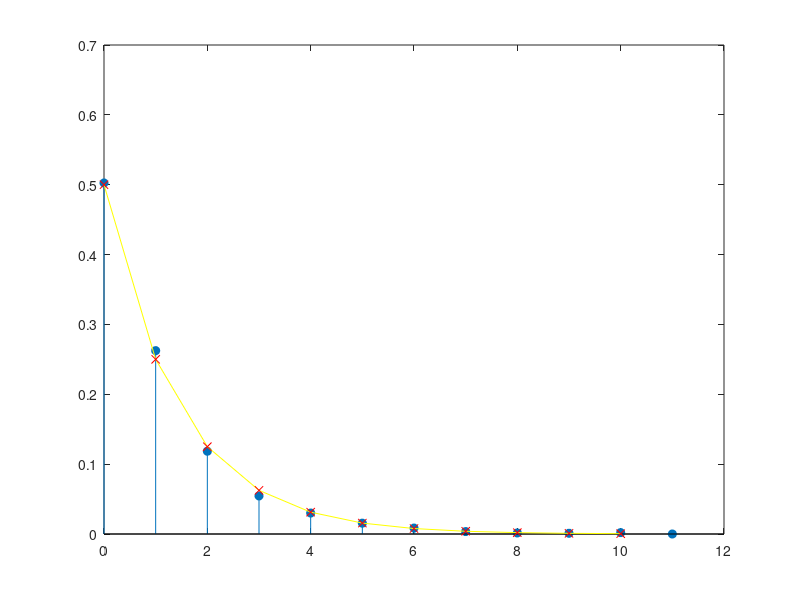

This chart was generated by the following MATLAB code:
close all ; 
clear all ; 
clc ; 

%generation de la distri de poisson a partir de la distri uniforme
%init et generation de U
N=2000;
U=rand(1,N);
p=0.5;
Umax=max(U);
X=zeros(1,N);

%init par calc
pX(1)=p;%PX(X=0);
FX(1)=pX(1);nmax=1;

%pddf et cdf calcul
while((FX(nmax)<Umax)&(nmax<N))
    %iterative call
    pX(nmax+1)=(1-p)*pX(nmax);
    FX(nmax+1)=FX(nmax)+pX(nmax+1);
    nmax=nmax+1;
end


%Generation de X
for ii=1:nmax-1
    ind=find((U>=FX(ii))&(U<FX(ii+1)));
    X(ind)=ii*ones(1,length(ind));
end

%les cas extremes
ind=find(U<FX(1));
X(ind)=zeros(1,length(ind));
ind=find(U>=FX(nmax));
X(ind)=nmax*ones(1,length(ind));

%verification
[pXest x0]=hist(X,(0:nmax));
stem(x0,pXest/N,'fill');hold;
plot((0:nmax-1),pX,'y',(0:nmax-1),pX,'rx');